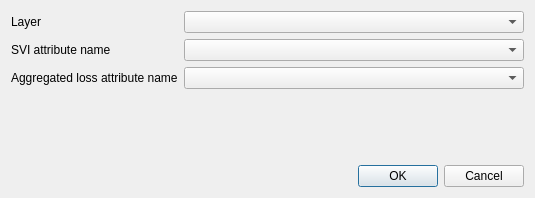
<?xml version="1.0" encoding="UTF-8"?>
<ui version="4.0">
 <class>SelectAttrsForStatsDialog</class>
 <widget class="QDialog" name="SelectAttrsForStatsDialog">
  <property name="windowModality">
   <enum>Qt::ApplicationModal</enum>
  </property>
  <property name="geometry">
   <rect>
    <x>0</x>
    <y>0</y>
    <width>535</width>
    <height>198</height>
   </rect>
  </property>
  <property name="windowTitle">
   <string>Select attributes for statistical computations</string>
  </property>
  <property name="modal">
   <bool>true</bool>
  </property>
  <layout class="QGridLayout" name="gridLayout">
   <item row="0" column="0">
    <layout class="QFormLayout" name="formLayout">
     <item row="2" column="1">
      <widget class="QComboBox" name="svi_attr_cbx"/>
     </item>
     <item row="3" column="1">
      <widget class="QComboBox" name="aggr_loss_attr_cbx"/>
     </item>
     <item row="2" column="0">
      <widget class="QLabel" name="svi_attr_lbl">
       <property name="text">
        <string>SVI attribute name</string>
       </property>
      </widget>
     </item>
     <item row="3" column="0">
      <widget class="QLabel" name="aggr_loss_attr_lbl">
       <property name="text">
        <string>Aggregated loss attribute name</string>
       </property>
      </widget>
     </item>
     <item row="1" column="0">
      <widget class="QLabel" name="layer_lbl">
       <property name="text">
        <string>Layer</string>
       </property>
      </widget>
     </item>
     <item row="1" column="1">
      <widget class="QComboBox" name="layer_cbx"/>
     </item>
    </layout>
   </item>
   <item row="1" column="0">
    <widget class="QDialogButtonBox" name="buttonBox">
     <property name="orientation">
      <enum>Qt::Horizontal</enum>
     </property>
     <property name="standardButtons">
      <set>QDialogButtonBox::Cancel|QDialogButtonBox::Ok</set>
     </property>
    </widget>
   </item>
  </layout>
 </widget>
 <resources/>
 <connections>
  <connection>
   <sender>buttonBox</sender>
   <signal>accepted()</signal>
   <receiver>SelectAttrsForStatsDialog</receiver>
   <slot>accept()</slot>
   <hints>
    <hint type="sourcelabel">
     <x>248</x>
     <y>254</y>
    </hint>
    <hint type="destinationlabel">
     <x>157</x>
     <y>274</y>
    </hint>
   </hints>
  </connection>
  <connection>
   <sender>buttonBox</sender>
   <signal>rejected()</signal>
   <receiver>SelectAttrsForStatsDialog</receiver>
   <slot>reject()</slot>
   <hints>
    <hint type="sourcelabel">
     <x>316</x>
     <y>260</y>
    </hint>
    <hint type="destinationlabel">
     <x>286</x>
     <y>274</y>
    </hint>
   </hints>
  </connection>
 </connections>
</ui>
